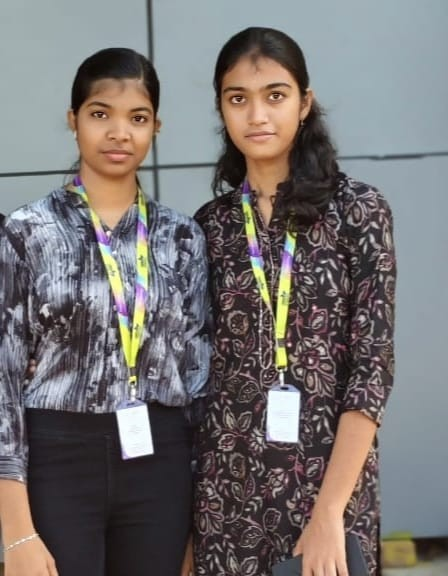
#> input picture DeepfakeDetector/backend/temp_ela_check.jpg, 448 x 576 px
$ python -i quality_metrics.py   (imports and definitions only)   (older library calls are emulated)
#> lines starting #> are read from the running program, lines starting #| are printed output that depends on the picture
import cv2
import numpy as np

def check_image_quality(image_path_or_np):
    """
    Analyzes image quality to detect conditions that cause false positives:
    - Blur (Laplacian variance)
    - Low Light (Average brightness)
    - Over Exposure

    Returns: dict of metrics and flags.
    """
#> called with image_path_or_np = '../backend/temp_ela_check.jpg'
    if isinstance(image_path_or_np, str):
        img = cv2.imread(image_path_or_np)
#> img is the input picture: shape (576, 448, 3); mean B, G, R 113.2, 113.4, 117.5
        if img is None:
            # Try capturing first frame if it's a video or imread failed
            cap = cv2.VideoCapture(image_path_or_np)
            ret, frame = cap.read()
            cap.release()
            if ret:
                img = frame
            else:
                return {} # Return empty dict instead of None to avoid crashes
    else:
        # Assume numpy array RGB
        img = cv2.cvtColor(image_path_or_np, cv2.COLOR_RGB2BGR)

    gray = cv2.cvtColor(img, cv2.COLOR_BGR2GRAY)
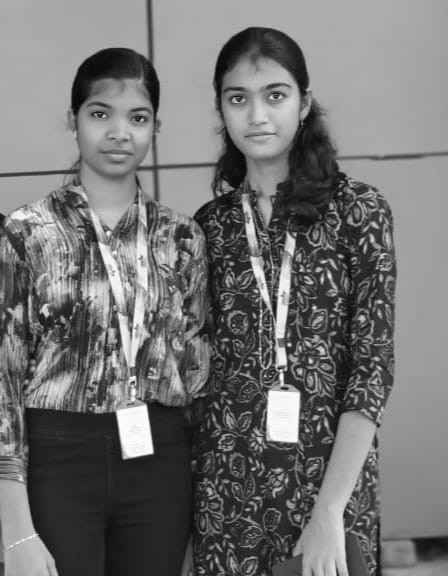
#> gray: shape (576, 448); min 4, max 255, mean 114.6

    # Blur Detection
    laplacian_var = cv2.Laplacian(gray, cv2.CV_64F).var()
#> laplacian_var = 619.8
    is_blurry = laplacian_var < 100 # Threshold can be tuned
#> is_blurry = False

    # Brightness Detection
    avg_brightness = np.mean(gray)
#> avg_brightness = 114.6
    is_dark = avg_brightness < 40
#> is_dark = False
    is_overexposed = avg_brightness > 220
#> is_overexposed = False

    flags = []
    if is_blurry: flags.append("Blurry")
    if is_dark: flags.append("Low Light")
    if is_overexposed: flags.append("Overexposed")

    return {
        "blur_score": laplacian_var,
        "brightness": avg_brightness,
        "flags": flags,
        "quality_score": 1.0 - (0.2 * len(flags)) # Simple penalty
    }

>>> result = check_image_quality('../backend/temp_ela_check.jpg')
#> result = {'blur_score': 619.8, 'brightness': 114.6, 'flags': [], 'quality_score': 1}
